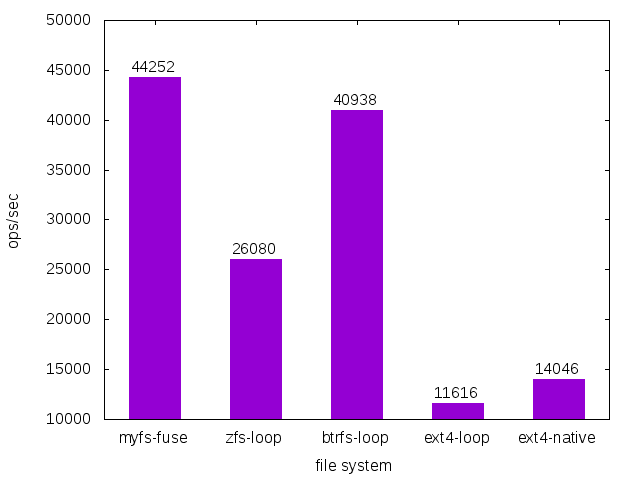

Reproduce this figure in gnuplot.
#!/usr/bin/gnuplot
set term png
set output "dcreat.png"
set xlabel "file system"
set ylabel "ops/sec"
set style fill solid
set boxwidth 0.5
plot "dcreat.dat" using 2:xtic(1)         notitle with boxes, \
     ''          using 0:($2 + 1000):($2) notitle with labels
